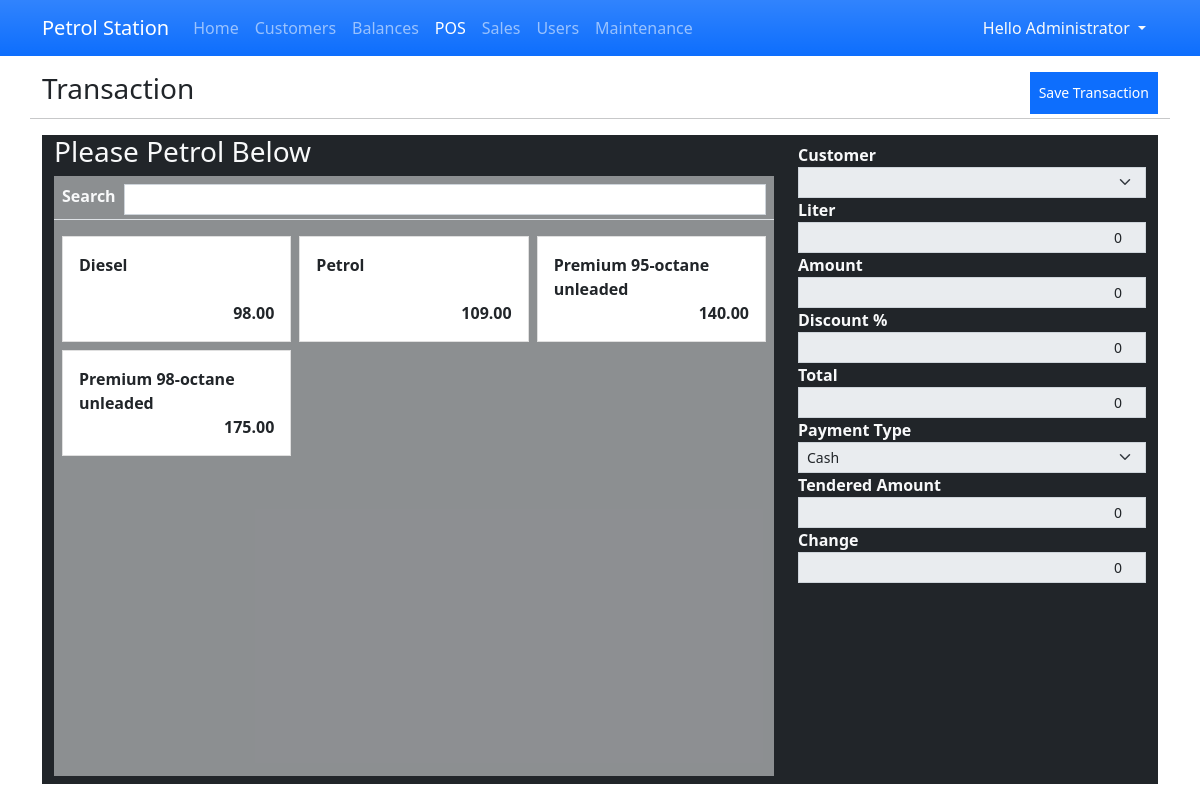
Screenshot of /?page=sales (signed in) with the database file from the repository.
### tables this page shows
CREATE TABLE `petrol_type_list` (
            `petrol_type_id` INTEGER NOT NULL PRIMARY KEY AUTOINCREMENT,
            `name` TEXT NOT NULL,
            `price` REAL NOT NULL,
            `status` INTEGER NOT NULL DEFAULT 1
        );

### sales.php (the view, shortened to what this page needs)
<div class="w-100 h-100 d-flex flex-column">
    <div class="row">
        <div class="col-8">
            <h3>Transaction</h3>
        </div>
        <div class="col-4 d-flex justify-content-end">
            <button class="btn btn-sm btn-primary rounded-0 " id="transaction-save-btn" type="button">Save Transaction</button>
        </div>
        <hr>
    </div>
    <div class="col-12 flex-grow-1">
    <form action="" class="h-100" id="transaction-form">
        <div class="w-100 h-100 mx-0 row row-cols-2 bg-dark">
            <div class="col-8 h-100 pb-2 d-flex flex-column">
                <div>
                    <h3 class="text-light">Please Petrol Below</h3>
                </div>
                <div class="flex-grow-1 d-flex flex-column bg-light bg-opacity-50">
                    <div class="form-group py-2 d-flex border-bottom col-auto pb-1">
                        <label for="search" class="col-auto px-2 fw-bolder text-light">Search</label>
                        <div class="flex-grow-1 col-auto pe-2">
                            <input type="search" autocomplete="off" class="form-control form-control-sm rounded-0" id="search">
                        </div>
                    </div>
                    <div class="col-auto flex-grow-1 overflow-auto">
                            <div class="row row-cols-sm-1 row-cols-md-2 row-cols-xl-3 gx-2 gy-2 my-2 mx-1">
                                <?php
                                $petrol = $conn->query("SELECT * FROM `petrol_type_list` where `status` = 1 order by `name` asc");
                                while($row=$petrol->fetchArray()):
                                ?>
                                <div class="col">
                                    <a class="card h-100 rounded-0 petrol-item text-dark text-decoration-none" href="javascript:void(0)" data-id="<?php echo $row['petrol_type_id'] ?>" data-price="<?php echo $row['price'] ?>">
                                        <div class="card-body rounded-0 d-flex flex-column position-relative">
                                            <div class="fw-bold petrol-item-name col-auto flex-grow-1">
                                                <?php echo $row['name'] ?>
                                            </div>
                                            <div class="text-end fw-bold petrol-item-price col-auto ">
                                                <?php echo number_format($row['price'],2) ?>
                                            </div>
                                        </div>
                                    </a>
                                </div>
                                <?php endwhile; ?>
                            </div>
                    </div>
                </div>
            </div>
            <div class="col-4 h-100 py-2">
                <div class="h-100 d-flex">
                    <div class="w-100">
                        <div class="form-group">
                            <label for="customer_id" class="control-label fw-bold text-light">Customer</label>
                            <select name="customer_id" id="customer_id" class="form-select form-select-sm rounded-0" required>
                                <option value="" disabled selected></option>
                                <?php
                                $customer = $conn->query("SELECT * FROM `customer_list` where `status` = 1 order by `fullname`");
                                while($row = $customer->fetchArray()):
                                ?>
                                <option value="<?php echo $row['customer_id'] ?>" ><?php echo "{$row['customer_code']} - {$row['fullname']}" ?></option>
                                <?php endwhile; ?>
                            </select>
                        </div>
                        <div class="form-group">
                            <label for="liter" class="control-label fw-bold text-light">Liter</label>
                            <input type="number" value="0" step="any" name="liter" id="liter" class="form-control form-control-sm rounded-0 text-end" required>
                        </div>
                        <div class="form-group">
                            <label for="amount" class="control-label fw-bold text-light">Amount</label>
                            <input type="number" value="0" step="any" name="amount" id="amount" class="form-control form-control-sm rounded-0 text-end" required>
                        </div>
                        <div class="form-group">
                            <label for="discount" class="control-label fw-bold text-light">Discount %</label>
                            <input type="number" min="0" max="100" step="any" name="discount" id="discount" class="form-control form-control-sm rounded-0 text-end" value="0" required>
                        </div>
                        <div class="form-group">
                            <label for="total" class="control-label fw-bold text-light">Total</label>
                            <input type="number" value="0"  step="any" name="total" id="total" class="form-control form-control-sm rounded-0 text-end" readonly>
                        </div>
                        <div class="form-group">
                            <label for="type" class="control-label fw-bold text-light">Payment Type</label>
                            <select name="type" id="type" class="form-select form-select-sm rounded-0" required>
                                <option value="1" selected>Cash</option>
                            </select>
                        </div>
                        <div class="form-group">
                            <label for="tendered_amount" class="control-label fw-bold text-light">Tendered Amount</label>
                            <input type="number" step="any" name="tendered_amount" id="tendered_amount" class="form-control form-control-sm rounded-0 text-end" value="0">
                        </div>
                        <div class="form-group">
                            <label for="change" class="control-label fw-bold text-light">Change</label>
                            <input type="number" step="any" name="change" id="change" class="form-control form-control-sm rounded-0 text-end"  value="0" readonly>
                        </div>
                    </div>
                </div>
            </div>
        </div>
    </form>
    </div>
</div>

### index.php (style rules this page uses)
:root { --bs-success-rgb:71, 222, 152 !important; }
html,body { height:100%; width:100%; }

### sales.php (style rules this page uses)
.petrol-item { transition: transform 10s easein; }

### rows the page displays
petrol_type_list: name "Diesel", price "98.00"
petrol_type_list: name "Petrol", price "109.00"
petrol_type_list: name "Premium 95-octane unleaded", price "140.00"
petrol_type_list: name "Premium 98-octane unleaded", price "175.00"

### other values shown
$_SESSION['fullname'] "Administrator"
